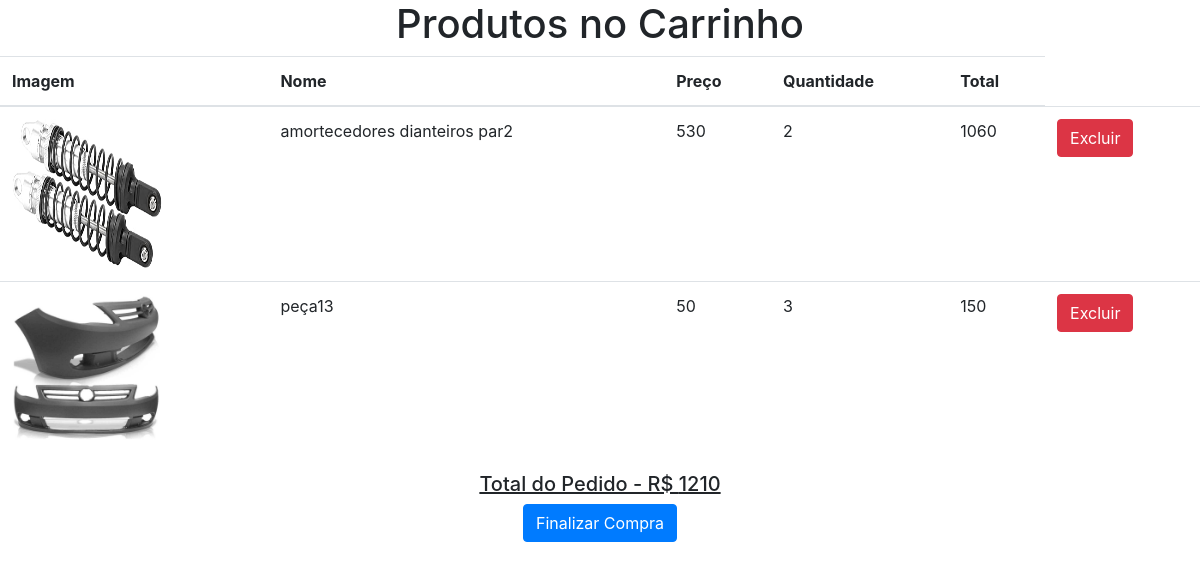
Screenshot of /frmcarrinho.php with the database file from the repository.
### tables this page shows
CREATE TABLE `carrinho` (
  `codigopeca` int(11) NOT NULL,
  `nome` varchar(100) NOT NULL,
  `quantcomprada` int(11) NOT NULL,
  `preco` double NOT NULL,
  `foto` varchar(255) NOT NULL
);

### frmcarrinho.php (the view, shortened to what this page needs)
<?php
require_once 'head.php';
require_once 'conexao.php';
$totalgeral = 0;
$busca = "SELECT * from carrinho";
    $resultado= $conn->prepare($busca);
    $resultado->execute();
    if (($resultado) AND ($resultado->rowCount() !=0)) {
?>
<h1 class="text-center">Produtos no Carrinho</h1>
<form method="post" action="finaliza.php">
    <table class="table">
        <thead>
            <tr>
                <th>Imagem</th>
                <th>Nome</th>
                <th>Preço</th>
                <th>Quantidade</th>
                <th>Total</th>
            </tr>
        </thead>
    <tbody>
<?php
    while ($linha = $resultado->fetch(PDO::FETCH_ASSOC)) {
    extract($linha);
?>
    <tr>
        <td><img src="<?php echo $foto; ?>" style=width:150px;height:150px;></td>
        <td><?php echo $nome; echo $codigopeca; ?></td>
        <td><?php echo $preco; ?></td>
        <td><?php echo $quantcomprada; ?></td>
        <td><?php echo $total = $quantcomprada * $preco;
        $totalgeral += $total;
        ?></td>
        <td>
            <input type="submit" class="btn btn-danger" name="excluir" value="Excluir">
        </td>
    </tr>
    <?php
    }
    ?>
        </tbody>
        </table>
<?php
echo "<h5 class=text-center><u>Total do Pedido - R$ " .$totalgeral;
?>
</u></h5>
<h4 class="text-center"><input type="submit" class="btn btn-primary" value="Finalizar Compra"></h4>
</form>
<?php
    }
?>

### rows the page displays
carrinho: foto (picture), nome "amortecedores dianteiros par", codigopeca "2", preco "530", quantcomprada "2", $total = $quantcomprada * $preco "1060"
carrinho: foto (picture), nome "peça1", codigopeca "3", preco "50", quantcomprada "3", $total = $quantcomprada * $preco "150"

### other values shown
$totalgeral "1210"
